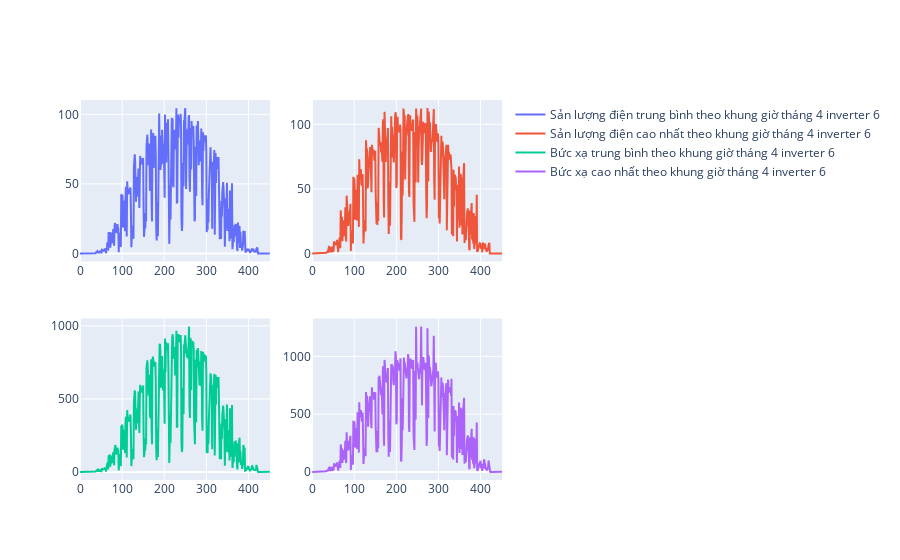

Notebook code cell kept with this figure:
### Markdown cell above
Tháng 4 inverter 6

### Code cell
fig = go.Figure()
from plotly.subplots import make_subplots
fig = make_subplots(rows=2, cols=2)
fig.add_trace(go.Scatter(
    x=df2_1.index,
    y=df2_1[df2_1['month']==4]['Total input power(kW)'],
    name="Sản lượng điện trung bình theo khung giờ tháng 4 inverter 6 ",), row=1, col=1)
fig.add_trace(go.Scatter(
    x=df2_2.index,
    y=df2_2[df2_2['month']==4]['Total input power(kW)'],
    name="Sản lượng điện cao nhất theo khung giờ tháng 4 inverter 6") ,row=1, col=2)
fig.add_trace(go.Scatter(
    x=df2_3.index,
    y=df2_3[df2_3['month']==4]['Irradiance(W/㎡)'],
    name="Bức xạ trung bình theo khung giờ tháng 4 inverter 6") ,row=2, col=1)
fig.add_trace(go.Scatter(
    x=df2_4.index,
    y=df2_4[df2_4['month']==4]['Irradiance(W/㎡)'],
    name="Bức xạ cao nhất theo khung giờ tháng 4 inverter 6") ,row=2, col=2)
fig . update_traces (
    showlegend = True 
    )
fig.update_xaxes(
    rangeslider_visible=False,
)
fig.show()

### Figure 1 — Plotly figure (JSON) as saved in the notebook; plotly's stock layout.template omitted (floating-point values rounded to 4 significant figures; data arrays with more than 128 entries replaced by an {"elided": "..."} marker saying what was removed)
{"data": [{"name": "Sản lượng điện trung bình theo khung giờ tháng 4 inverter 6 ", "showlegend": true, "type": "scatter", "x": {"elided": "2646 int values"}, "xaxis": "x", "y": {"elided": "452 float values"}, "yaxis": "y"}, {"name": "Sản lượng điện cao nhất theo khung giờ tháng 4 inverter 6", "showlegend": true, "type": "scatter", "x": {"elided": "2646 int values"}, "xaxis": "x2", "y": {"elided": "452 float values"}, "yaxis": "y2"}, {"name": "Bức xạ trung bình theo khung giờ tháng 4 inverter 6", "showlegend": true, "type": "scatter", "x": {"elided": "2646 int values"}, "xaxis": "x3", "y": {"elided": "452 float values"}, "yaxis": "y3"}, {"name": "Bức xạ cao nhất theo khung giờ tháng 4 inverter 6", "showlegend": true, "type": "scatter", "x": {"elided": "2646 int values"}, "xaxis": "x4", "y": {"elided": "452 float values"}, "yaxis": "y4"}], "layout": {"xaxis": {"anchor": "y", "domain": [0, 0.45], "rangeslider": {"visible": false}}, "xaxis2": {"anchor": "y2", "domain": [0.55, 1], "rangeslider": {"visible": false}}, "xaxis3": {"anchor": "y3", "domain": [0, 0.45], "rangeslider": {"visible": false}}, "xaxis4": {"anchor": "y4", "domain": [0.55, 1], "rangeslider": {"visible": false}}, "yaxis": {"anchor": "x", "domain": [0.575, 1]}, "yaxis2": {"anchor": "x2", "domain": [0.575, 1]}, "yaxis3": {"anchor": "x3", "domain": [0, 0.425]}, "yaxis4": {"anchor": "x4", "domain": [0, 0.425]}}}
